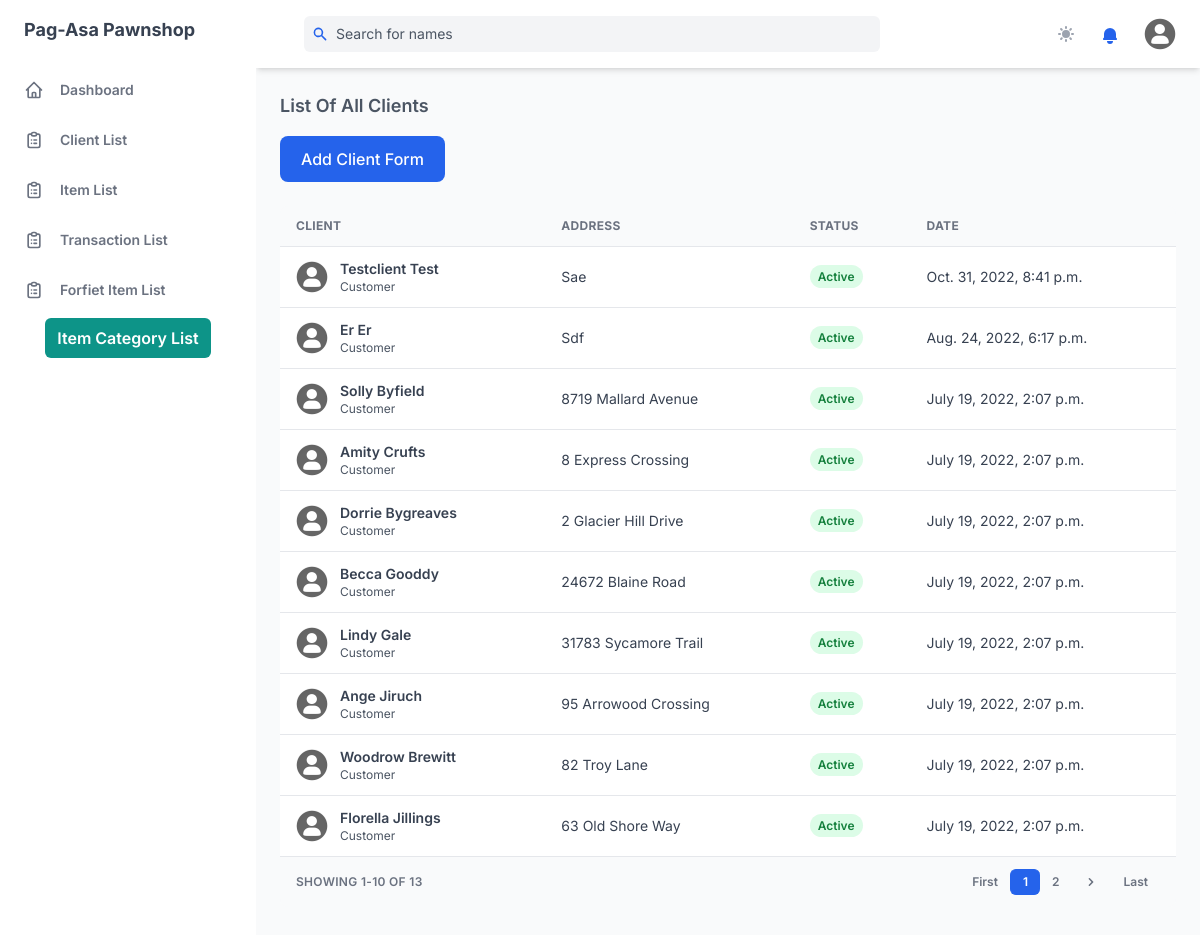
Screenshot of /client/list/ (signed in) with the database file from the repository.
### management_system/models.py (models this page shows, shortened)
class Client(models.Model):
    CLIENT_STATUS =  [
    ('active', 'Active'),
    ('inactive', 'Inactive'),
    ]
    first_name = models.CharField(max_length=255)
    last_name = models.CharField(max_length=255)
    middle_name = models.CharField(max_length=255, null=True, blank=True)
    address = models.TextField(max_length=500)
    contact_number = models.IntegerField()
    email_address = models.CharField(max_length=255, blank=True, null=True)
    status = models.CharField(max_length=10, choices=CLIENT_STATUS, default='active')
    created = models.DateTimeField(auto_now_add=True)
    updated = models.DateTimeField(auto_now=True)

### management_system/views.py (the view)
class ClientListView(LoginRequiredMixin, ListView):
    model = Client
    template_name = "client_list_full.html"
    paginate_by = 10
    context_object_name = 'clients'
    ordering = ['-created']
    def get_context_data(self, **kwargs):
        context = super(ClientListView, self).get_context_data(**kwargs)
        transactions = five_days_due_date(Transaction)
        context['count_notification'] = len(transactions)
        context['categories'] = category_list(Category)
        return context

### management_system/models.py (called while the page is built)
    def __str__(self) -> str:
        return f"{self.name}".capitalize()

    @property
    def due_date(self):
        month = datetime.timedelta(self.month*30)
        due_date = self.date_pawned + month
        return due_date

### management_system/views.py (called while the page is built)
def category_list(category_model):
    categories = category_model.objects.all()
    return categories

def five_days_due_date(model):
    transactions = model.objects.filter(
        Q(status='Renew') | Q(status='New'))
    e_list = []
    for transaction in transactions:
        expiration = transaction.due_date
        date_now = datetime.datetime.now().date()
        days = (expiration) - date_now
        if days.days <= 5 and days.days >= 0:
            e_list.append(transaction.id)
    five_days_before_expire = model.objects.filter(pk__in=e_list)
    return five_days_before_expire

### templates/client_list_full.html
{% extends 'base.html' %}
{% block content %}
    {% include 'components/client_list.html' %}
{% endblock%}

### templates/components/client_list.html (shortened to what this page needs)
{% load static %}
{% load mathfilters %}
<div id="content" class="mt-6">
  <h4 class="mb-4 text-lg font-semibold text-gray-600 dark:text-gray-300">
    List Of All Clients
  </h4>
  <div class="mb-6">
    <a href="{% url 'client_form' %}" hx-boost="true" hx-indicator="#my-indicator">
      <button
        class="px-5 py-3 font-medium leading-5 text-white transition-colors duration-150 bg-blue-600 border border-transparent rounded-lg active:bg-blue-600 hover:bg-blue-700 focus:outline-none focus:shadow-outline-blue"
      >
        Add Client Form
      </button>
    </a>
  </div>
  <div class="w-full overflow-hidden rounded-lg shadow-xs">
    <div class="w-full overflow-x-auto">
      <table class="w-full whitespace-no-wrap">
        <thead>
          <tr
            class="text-xs font-semibold tracking-wide text-left text-gray-500 uppercase border-b dark:border-gray-700 bg-gray-50 dark:text-gray-400 dark:bg-gray-800"
          >
            <th class="px-4 py-3">Client</th>
            <th class="px-4 py-3">Address</th>
            <th class="px-4 py-3">Status</th>
            <th class="px-4 py-3">Date</th>
          </tr>
        </thead>
        <tbody class="bg-white divide-y dark:divide-gray-700 dark:bg-gray-800">
          {% for client in clients %}
          <tr class="text-gray-700 dark:text-gray-400">
            <td class="px-4 py-3">
              <div class="flex items-center text-sm">
                <div class="relative hidden w-8 h-8 mr-3 rounded-full md:block">
                  <img
                    class="object-cover w-full h-full rounded-full"
                    src="{% static 'assets/img/default.png' %}"
                    alt=""
                    loading="lazy"
                  />
                  <div
                    class="absolute inset-0 rounded-full shadow-inner"
                    aria-hidden="true"
                  ></div>
                </div>
                <div>
                  <a hx-boost="true" href="{% url 'client_detail' client.pk %}" hx-indicator="#my-indicator">
                    <p class="font-semibold">
                      {{client.first_name|title}} {{client.last_name|title}}
                    </p>
                  </a>
                  <p class="text-xs text-gray-600 dark:text-gray-400">
                    Customer
                  </p>
                </div>
              </div>
            </td>
            <td class="px-4 py-3 text-sm">{{ client.address|title }}</td>
            <td class="px-4 py-3 text-xs">
              <span
                class="px-2 py-1 font-semibold leading-tight bg-green-100 rounded-full dark:text-green-100 {% if client.status == 'active'%}text-green-700 dark:bg-green-700{% else %}text-red-600 dark:bg-red-600{% endif %}"
              >
               {{client.status|title}}
              </span>
            </td>
            <td class="px-4 py-3 text-sm">{{ client.created }}</td>
          </tr>
          {% endfor %}
        </tbody>
      </table>
    </div>
    <div
      class="grid px-4 py-3 text-xs font-semibold tracking-wide text-gray-500 uppercase border-t dark:border-gray-700 bg-gray-50 sm:grid-cols-9 dark:text-gray-400 dark:bg-gray-800"
    >
      <span class="flex items-center col-span-3">
        Showing {% if page_obj.number > 1%}{{page_obj.number|sub:1}}{% endif %}1-{% if page_obj.number == page_obj.paginator.num_pages%}{{page_obj.paginator.count}}{%else%}{{page_obj.number|mul:10}}{%endif%} of {{page_obj.paginator.count}}
      </span>
      <span class="col-span-2"></span>
      <span class="flex col-span-4 mt-2 sm:mt-auto sm:justify-end">
        <nav aria-label="Table navigation">
          <ul class="inline-flex items-center">
              <a href="?page=1" hx-boost="true">
              <li>
                <button
                class="px-3 py-1 rounded-md rounded-l-lg focus:outline-none focus:shadow-outline-blue"
                aria-label="Previous"
                >
                First
                </button>
              </li>
            </a>
            {% for num in page_obj.paginator.page_range %}
            {% if page_obj.number == num %}
            <li>
              <a href="?page={{ num }}">
                <button
                  class="px-3 py-1 text-white transition-colors duration-150 bg-blue-600 border border-r-0 border-blue-600 rounded-md focus:outline-none focus:shadow-outline-blue"
                >
                  {{ num }}
                </button>
              </a>
            </li>
            {% elif num > page_obj.number|add:'-3' and num < page_obj.number|add:'3' %}
            <li>
              <a href="?page={{ num }}" hx-boost="true">
                <button
                  class="px-3 py-1 rounded-md focus:outline-none focus:shadow-outline-blue"
                >
                  {{ num }}
                </button>
              </a>
            </li>
            {% endif %}
            {% endfor %}
            {% if page_obj.has_next %}
            <li>
              <a hx-boost="true" href="?page={{ page_obj.next_page_number }}">
                <button
                  class="px-3 py-1 rounded-md rounded-r-lg focus:outline-none focus:shadow-outline-blue"
                  aria-label="Next"
                >
                  <svg
                    class="w-4 h-4 fill-current"
                    aria-hidden="true"
                    viewBox="0 0 20 20"
                  >
                    <path
                      d="M7.293 14.707a1 1 0 010-1.414L10.586 10 7.293 6.707a1 1 0 011.414-1.414l4 4a1 1 0 010 1.414l-4 4a1 1 0 01-1.414 0z"
                      clip-rule="evenodd"
                      fill-rule="evenodd"
                    ></path>
                  </svg>
                </button>
              </a>
            </li>
            {% endif %}
          <li>
            <a href="?page={{page_obj.paginator.num_pages}}" hx-boost="true">
              <button
              class="px-3 py-1 rounded-md rounded-l-lg focus:outline-none focus:shadow-outline-blue"
              aria-label="Previous"
              >
              Last
              </button>
            </a>
          </li>
          </ul>
        </nav>
      </span>
    </div>
  </div>
</div>

### static/css/print.css (style rules this page uses)
a:link { text-decoration: none; }

### rows the page displays
Client: first_name "Testclient", last_name "Test", address "Sae", status "Active", created "Oct. 31, 2022, 8:41 p.m."
Client: first_name "Er", last_name "Er", address "Sdf", status "Active", created "Aug. 24, 2022, 6:17 p.m."
Client: first_name "Solly", last_name "Byfield", address "8719 Mallard Avenue", status "Active", created "July 19, 2022, 2:07 p.m."
Client: first_name "Amity", last_name "Crufts", address "8 Express Crossing", status "Active", created "July 19, 2022, 2:07 p.m."
Client: first_name "Dorrie", last_name "Bygreaves", address "2 Glacier Hill Drive", status "Active", created "July 19, 2022, 2:07 p.m."
Client: first_name "Becca", last_name "Gooddy", address "24672 Blaine Road", status "Active", created "July 19, 2022, 2:07 p.m."
Client: first_name "Lindy", last_name "Gale", address "31783 Sycamore Trail", status "Active", created "July 19, 2022, 2:07 p.m."
Client: first_name "Ange", last_name "Jiruch", address "95 Arrowood Crossing", status "Active", created "July 19, 2022, 2:07 p.m."
Client: first_name "Woodrow", last_name "Brewitt", address "82 Troy Lane", status "Active", created "July 19, 2022, 2:07 p.m."
Client: first_name "Florella", last_name "Jillings", address "63 Old Shore Way", status "Active", created "July 19, 2022, 2:07 p.m."

### other values shown
{{ page_obj.number|mul:10 }} "10"
{{ page_obj.paginator.count }} "13"
{{ num }} "1"
{{ num }} "2"
